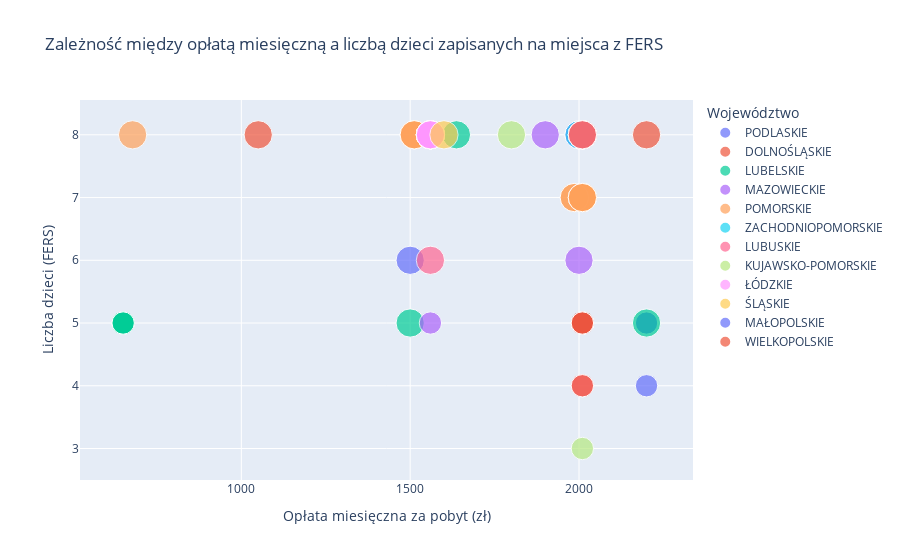

This figure's notebook cell:
### Code cell
# 2.5 Wykres punktowy

mdf = df[df['Liczba dzieci zapisanych na miejsca z FERS'] > 0] # Bierz pod uwagę tylko te rekordy, które mają wartość w kolumnie Liczba dzieci (FERS) > 0:
fig = px.scatter(mdf, x='Opłata miesięczna za pobyt', y='Liczba dzieci zapisanych na miejsca z FERS', color='Województwo', size='Liczba miejsc', title='Zależność między opłatą miesięczną a liczbą dzieci zapisanych na miejsca z FERS', labels={'Opłata miesięczna za pobyt': 'Opłata miesięczna za pobyt (zł)', 'Liczba dzieci zapisanych na miejsca z FERS': 'Liczba dzieci (FERS)',})
fig.show()

### Figure 1 — Plotly figure (JSON) as saved in the notebook; plotly's stock layout.template omitted (floating-point values rounded to 4 significant figures)
{"data": [{"hovertemplate": "Województwo=PODLASKIE<br>Opłata miesięczna za pobyt (zł)=%{x}<br>Liczba dzieci (FERS)=%{y}<br>Liczba miejsc=%{marker.size}<extra></extra>", "legendgroup": "PODLASKIE", "marker": {"color": "#636efa", "size": [8, 5, 8, 8, 5, 5, 5, 5, 5], "sizemode": "area", "sizeref": 0.02, "symbol": "circle"}, "mode": "markers", "name": "PODLASKIE", "orientation": "v", "showlegend": true, "type": "scatter", "x": [1500, 2010, 2010, 2010, 2200, 2200, 2200, 2010, 2010], "xaxis": "x", "y": [6, 5, 8, 8, 5, 4, 5, 5, 5], "yaxis": "y"}, {"hovertemplate": "Województwo=DOLNOŚLĄSKIE<br>Opłata miesięczna za pobyt (zł)=%{x}<br>Liczba dzieci (FERS)=%{y}<br>Liczba miejsc=%{marker.size}<extra></extra>", "legendgroup": "DOLNOŚLĄSKIE", "marker": {"color": "#EF553B", "size": [8, 8], "sizemode": "area", "sizeref": 0.02, "symbol": "circle"}, "mode": "markers", "name": "DOLNOŚLĄSKIE", "orientation": "v", "showlegend": true, "type": "scatter", "x": [1050, 2200], "xaxis": "x", "y": [8, 8], "yaxis": "y"}, {"hovertemplate": "Województwo=LUBELSKIE<br>Opłata miesięczna za pobyt (zł)=%{x}<br>Liczba dzieci (FERS)=%{y}<br>Liczba miejsc=%{marker.size}<extra></extra>", "legendgroup": "LUBELSKIE", "marker": {"color": "#00cc96", "size": [8, 5, 5, 5, 5, 8, 8], "sizemode": "area", "sizeref": 0.02, "symbol": "circle"}, "mode": "markers", "name": "LUBELSKIE", "orientation": "v", "showlegend": true, "type": "scatter", "x": [1500, 650, 650, 650, 650, 2200, 1637], "xaxis": "x", "y": [5, 5, 5, 5, 5, 5, 8], "yaxis": "y"}, {"hovertemplate": "Województwo=MAZOWIECKIE<br>Opłata miesięczna za pobyt (zł)=%{x}<br>Liczba dzieci (FERS)=%{y}<br>Liczba miejsc=%{marker.size}<extra></extra>", "legendgroup": "MAZOWIECKIE", "marker": {"color": "#ab63fa", "size": [8, 5, 8, 8, 8], "sizemode": "area", "sizeref": 0.02, "symbol": "circle"}, "mode": "markers", "name": "MAZOWIECKIE", "orientation": "v", "showlegend": true, "type": "scatter", "x": [2000, 1560, 1900, 2000, 2000], "xaxis": "x", "y": [6, 5, 8, 8, 8], "yaxis": "y"}, {"hovertemplate": "Województwo=POMORSKIE<br>Opłata miesięczna za pobyt (zł)=%{x}<br>Liczba dzieci (FERS)=%{y}<br>Liczba miejsc=%{marker.size}<extra></extra>", "legendgroup": "POMORSKIE", "marker": {"color": "#FFA15A", "size": [8, 8, 8, 8, 8, 8, 8, 8, 8, 8, 8, 8, 8, 8, 8, 8], "sizemode": "area", "sizeref": 0.02, "symbol": "circle"}, "mode": "markers", "name": "POMORSKIE", "orientation": "v", "showlegend": true, "type": "scatter", "x": [2010, 2010, 1986, 1986, 1512, 678, 1512, 1512, 2010, 2010, 2010, 2010, 2010, 2010, 2010, 2010], "xaxis": "x", "y": [7, 8, 7, 7, 8, 8, 8, 8, 7, 7, 8, 8, 8, 8, 8, 7], "yaxis": "y"}, {"hovertemplate": "Województwo=ZACHODNIOPOMORSKIE<br>Opłata miesięczna za pobyt (zł)=%{x}<br>Liczba dzieci (FERS)=%{y}<br>Liczba miejsc=%{marker.size}<extra></extra>", "legendgroup": "ZACHODNIOPOMORSKIE", "marker": {"color": "#19d3f3", "size": [8, 8], "sizemode": "area", "sizeref": 0.02, "symbol": "circle"}, "mode": "markers", "name": "ZACHODNIOPOMORSKIE", "orientation": "v", "showlegend": true, "type": "scatter", "x": [1560, 2000], "xaxis": "x", "y": [8, 8], "yaxis": "y"}, {"hovertemplate": "Województwo=LUBUSKIE<br>Opłata miesięczna za pobyt (zł)=%{x}<br>Liczba dzieci (FERS)=%{y}<br>Liczba miejsc=%{marker.size}<extra></extra>", "legendgroup": "LUBUSKIE", "marker": {"color": "#FF6692", "size": [5, 8, 8], "sizemode": "area", "sizeref": 0.02, "symbol": "circle"}, "mode": "markers", "name": "LUBUSKIE", "orientation": "v", "showlegend": true, "type": "scatter", "x": [2010, 1560, 1560], "xaxis": "x", "y": [4, 6, 8], "yaxis": "y"}, {"hovertemplate": "Województwo=KUJAWSKO-POMORSKIE<br>Opłata miesięczna za pobyt (zł)=%{x}<br>Liczba dzieci (FERS)=%{y}<br>Liczba miejsc=%{marker.size}<extra></extra>", "legendgroup": "KUJAWSKO-POMORSKIE", "marker": {"color": "#B6E880", "size": [8, 5, 5, 5, 8], "sizemode": "area", "sizeref": 0.02, "symbol": "circle"}, "mode": "markers", "name": "KUJAWSKO-POMORSKIE", "orientation": "v", "showlegend": true, "type": "scatter", "x": [1800, 2010, 2010, 2010, 2010], "xaxis": "x", "y": [8, 5, 5, 3, 8], "yaxis": "y"}, {"hovertemplate": "Województwo=ŁÓDZKIE<br>Opłata miesięczna za pobyt (zł)=%{x}<br>Liczba dzieci (FERS)=%{y}<br>Liczba miejsc=%{marker.size}<extra></extra>", "legendgroup": "ŁÓDZKIE", "marker": {"color": "#FF97FF", "size": [8, 8, 8, 8, 8, 8, 8, 8, 8], "sizemode": "area", "sizeref": 0.02, "symbol": "circle"}, "mode": "markers", "name": "ŁÓDZKIE", "orientation": "v", "showlegend": true, "type": "scatter", "x": [1560, 1560, 1560, 2010, 2010, 1560, 1560, 1560, 1560], "xaxis": "x", "y": [8, 8, 8, 8, 8, 8, 8, 8, 8], "yaxis": "y"}, {"hovertemplate": "Województwo=ŚLĄSKIE<br>Opłata miesięczna za pobyt (zł)=%{x}<br>Liczba dzieci (FERS)=%{y}<br>Liczba miejsc=%{marker.size}<extra></extra>", "legendgroup": "ŚLĄSKIE", "marker": {"color": "#FECB52", "size": [5, 5, 5, 5, 5, 8], "sizemode": "area", "sizeref": 0.02, "symbol": "circle"}, "mode": "markers", "name": "ŚLĄSKIE", "orientation": "v", "showlegend": true, "type": "scatter", "x": [2010, 2010, 2010, 2010, 2010, 1600], "xaxis": "x", "y": [5, 5, 5, 5, 5, 8], "yaxis": "y"}, {"hovertemplate": "Województwo=MAŁOPOLSKIE<br>Opłata miesięczna za pobyt (zł)=%{x}<br>Liczba dzieci (FERS)=%{y}<br>Liczba miejsc=%{marker.size}<extra></extra>", "legendgroup": "MAŁOPOLSKIE", "marker": {"color": "#636efa", "size": [5, 5, 5, 5], "sizemode": "area", "sizeref": 0.02, "symbol": "circle"}, "mode": "markers", "name": "MAŁOPOLSKIE", "orientation": "v", "showlegend": true, "type": "scatter", "x": [2010, 2010, 2010, 2010], "xaxis": "x", "y": [5, 5, 5, 5], "yaxis": "y"}, {"hovertemplate": "Województwo=WIELKOPOLSKIE<br>Opłata miesięczna za pobyt (zł)=%{x}<br>Liczba dzieci (FERS)=%{y}<br>Liczba miejsc=%{marker.size}<extra></extra>", "legendgroup": "WIELKOPOLSKIE", "marker": {"color": "#EF553B", "size": [8, 5, 5, 5, 5], "sizemode": "area", "sizeref": 0.02, "symbol": "circle"}, "mode": "markers", "name": "WIELKOPOLSKIE", "orientation": "v", "showlegend": true, "type": "scatter", "x": [2010, 2010, 2010, 2010, 2010], "xaxis": "x", "y": [8, 5, 5, 5, 4], "yaxis": "y"}], "layout": {"legend": {"itemsizing": "constant", "title": {"text": "Województwo"}, "tracegroupgap": 0}, "title": {"text": "Zależność między opłatą miesięczną a liczbą dzieci zapisanych na miejsca z FERS"}, "xaxis": {"anchor": "y", "domain": [0, 1], "title": {"text": "Opłata miesięczna za pobyt (zł)"}}, "yaxis": {"anchor": "x", "domain": [0, 1], "title": {"text": "Liczba dzieci (FERS)"}}}}
